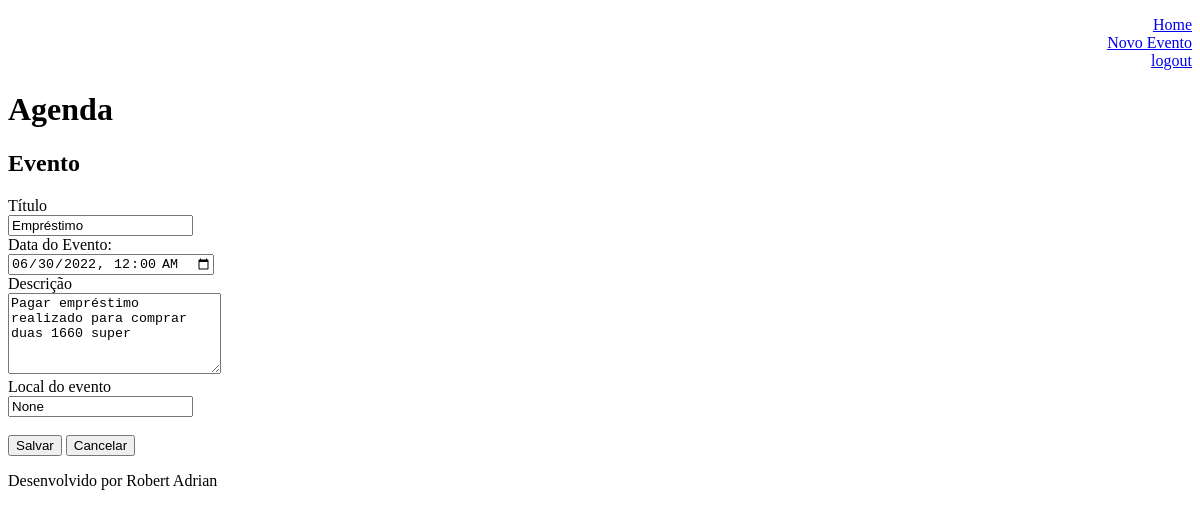
Before: /agenda/evento/?id=4 (signed in) with the older database file.
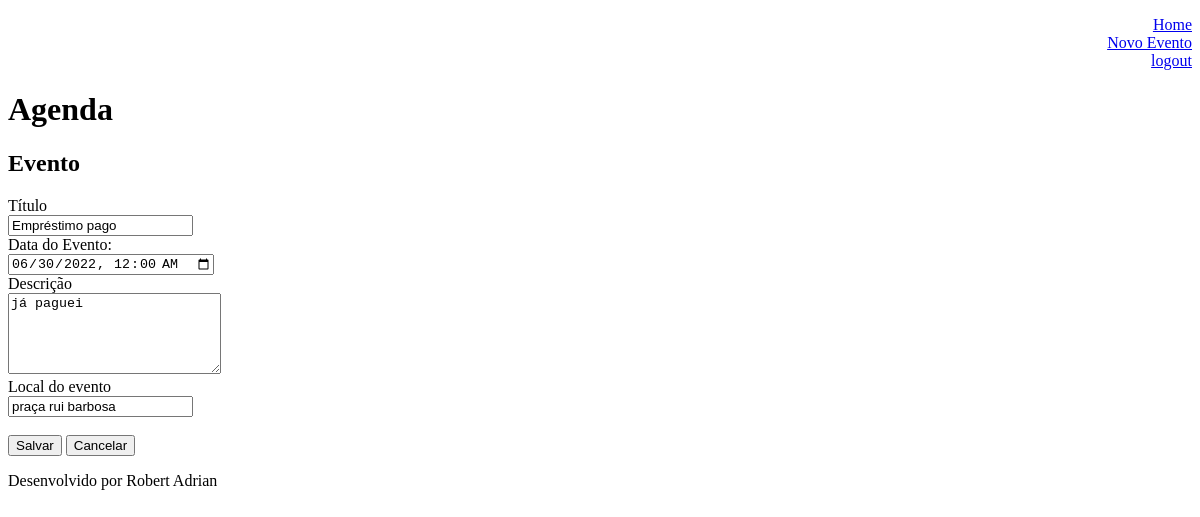
After: the same page with the newer database file.
### core/models.py (models this page shows, shortened)
class Evento(models.Model):
    titulo = models.CharField(max_length=100)
    descricao = models.TextField(blank=True, null=True)
    data_evento = models.DateTimeField(verbose_name='Data do Evento')
    data_criacao = models.DateTimeField(auto_now=True)
    local_evento = models.CharField(max_length=100, blank=True, null=True)
    usuario = models.ForeignKey(User, on_delete=models.CASCADE)
    class Meta:
        db_table = 'evento'
    def get_data_input_evento(self):
        return self.data_evento.strftime('%Y-%m-%dT%H:%M')

### core/views.py (the view)
# urls.py: path('agenda/evento/', views.evento),
@login_required(login_url='/login/')
def evento(requests):
    id_evento = requests.GET.get('id')
    dados = {}
    if id_evento:
        dados['evento'] = Evento.objects.get(id=id_evento)
    return render(requests, 'evento.html', dados)

### templates/evento.html (shortened to what this page needs)
{% extends "model_page.html" %}
{% block content %}
<h2>Evento</h2>
<form action="submit" method="POST">{% csrf_token %}
    <label>Título</label>
    <br>
    <input type="text" name="titulo" value="{{ evento.titulo }}">
    <br>
    <label>Data do Evento: </label>
    <br>
    <input type="datetime-local" name="data_evento" value="{{ evento.get_data_input_evento }}">
    <br>
    <label>Descrição</label>
    <br>
    <textarea name="descricao" rows="5" cols="24">{{ evento.descricao }}</textarea>
    <br>
    <label>Local do evento</label>
    <br>
    <input type="text" name="local_evento" value="{{ evento.local_evento }}">
    <br><br>
    <button type="submit">Salvar</button>
    <a href="/">
        <button type="submit">Cancelar</button>
    </a>
</form>
{% endblock %}

Changed rows visible on the page:
changed Evento: titulo "Empréstimo" → "Empréstimo pago"; descricao "Pagar empréstimo realizado para comprar duas 1660 super" → "já paguei"; local_evento "None" → "praça rui barbosa"
